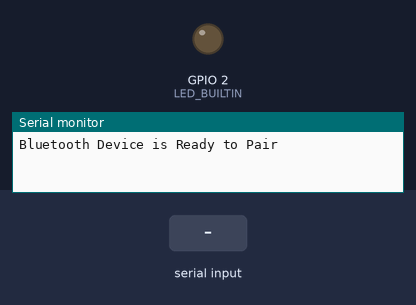
The sketch below on a simulated ESP32. On the bench: output pins drawn as LEDs (lit = HIGH), the last lines printed to the serial monitor. The inputs (shaded band) are chosen by the test bench. Nothing arrives over Bluetooth unless stated.

Above: at 1.2 s.
1.3 s: "1" received over the second serial link
At 1.8 s:
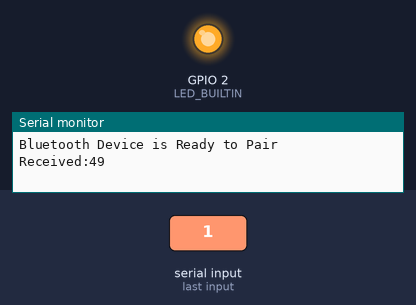
2.8 s: "0" received over the second serial link
At 3.3 s:
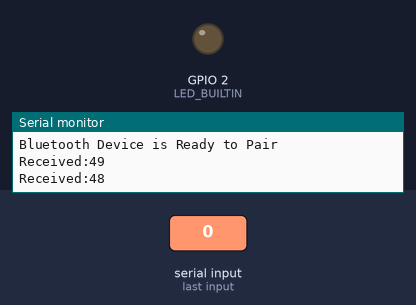
Timing chart, 0 to 5.8 s (numbered marks = the images above; inputs shaded):
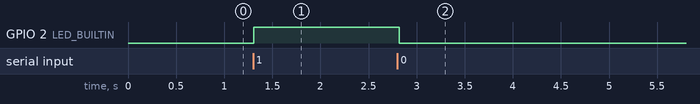

The sketch:

control_led_with_bluetooth_esp32.ino
```cpp
//Board DOIT ESP32 DEVKIT V1

#include "BluetoothSerial.h"
#define LED_BUILTIN 2

BluetoothSerial ESP_BT; //Object for Bluetooth

int incoming;


void setup() {
  Serial.begin(9600); //Start Serial monitor in 9600
  ESP_BT.begin("ESP32_LED_Control"); //Name of your Bluetooth Signal
  Serial.println("Bluetooth Device is Ready to Pair");

  pinMode (LED_BUILTIN, OUTPUT);//Specify that LED pin is output
}

void loop() {

  if (ESP_BT.available()) //Check if we receive anything from Bluetooth
  {
    incoming = ESP_BT.read(); //Read what we recevive
    Serial.print("Received:"); Serial.println(incoming);


    if (incoming == 49)
        {
        digitalWrite(LED_BUILTIN, HIGH);
        ESP_BT.println("LED turned ON");
        }

    if (incoming == 48)
        {
        digitalWrite(LED_BUILTIN, LOW);
        ESP_BT.println("LED turned OFF");
        }

        if (incoming == 70)
        {
        ESP_BT.println("huruf F :");

          ESP_BT.print("Decimal Receive : ");
        ESP_BT.println(incoming);
        }
  }
  delay(20);
}
```

Measured:
- after the input at 1.3 s, GPIO 2 (LED_BUILTIN): LOW → HIGH at once
- after the input at 2.8 s, GPIO 2 (LED_BUILTIN): HIGH → LOW at once
